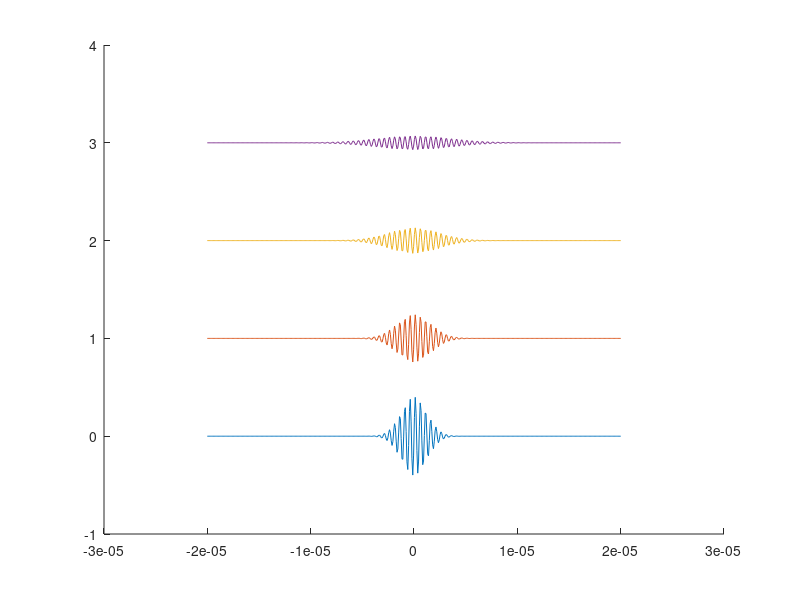

MATLAB code for this plot:
freq = 2e6;
omega = 2*pi * freq;
reflectiecoeff = 0.8; %percentage verlies per trip
sigma = 1.25e-6; 	%'breedte' ongeveer 4 sigma. Stel breedte  =  10 pulsen 2MHz 
		% = > ongeveer 10*0.5e-6 / 4
dsigma = 0.4e-6; %increment in sigma per trip     "dispersie"
trips = 4; %aantal trips
factor = 2e-6 / trips;


tmin = -2e-5;
tmax = 2e-5;
tnum = 500;



ts = linspace(tmin,tmax,tnum); %tijdstippen


ys = zeros(1,tnum); %uitwijking


delay = 0;

clf;
hold on;
for n=0:(trips-1)
	sigma = sigma + n * dsigma;
	mu = delay * n;
	pakket = sin(omega*ts) ...
			.* reflectiecoeff^n ...
			.* factor/sigma .* exp(-(ts - mu).^2 ./ (2 * sigma^2));
	plot(ts,pakket+n);
	ys = ys + pakket;
end





